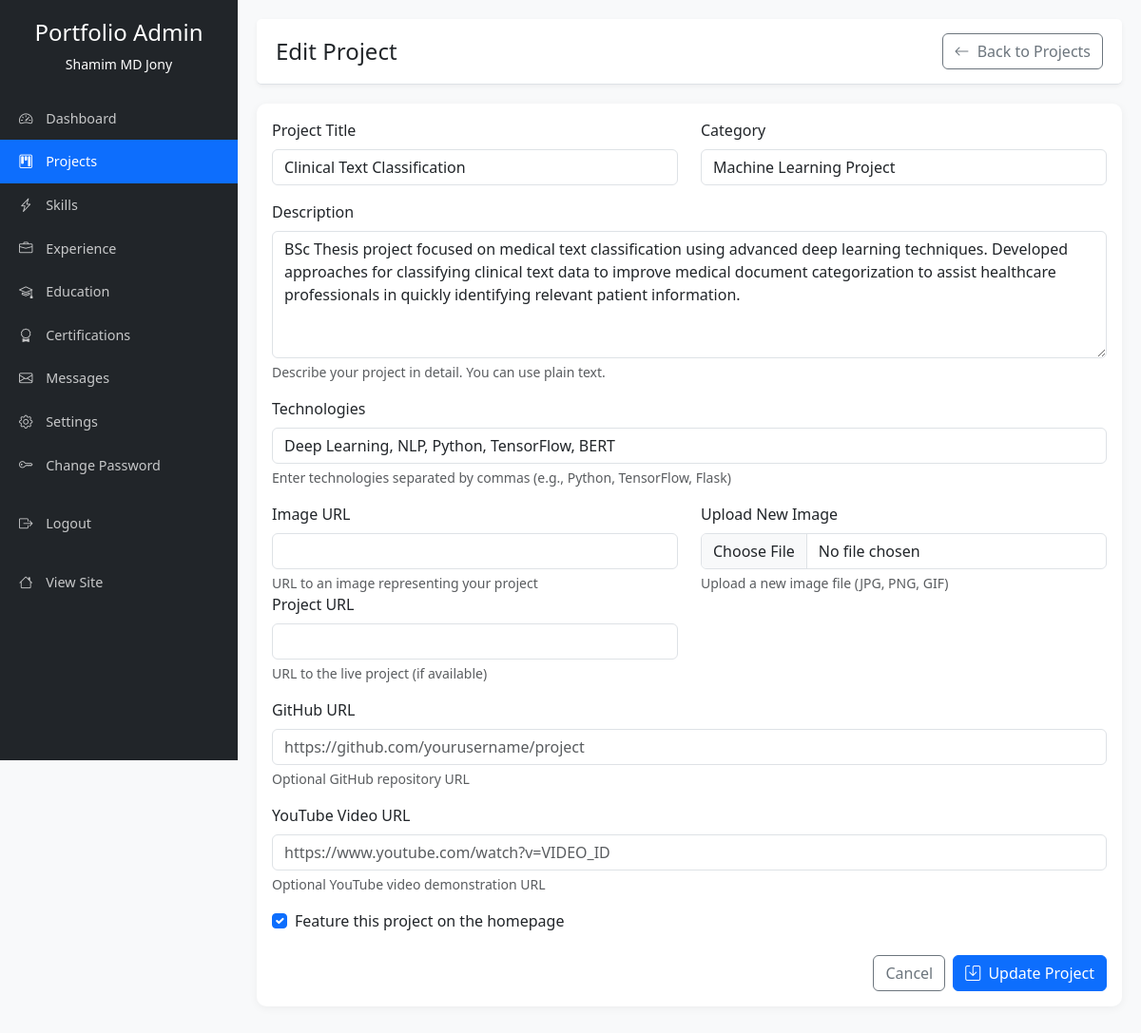
Page /dashboard/projects/edit/2 (signed in) on the committed database.
### models.py (models this page shows)
class Project(db.Model):
    id = db.Column(db.Integer, primary_key=True)
    title = db.Column(db.String(100), nullable=False)
    category = db.Column(db.String(50), nullable=False)  # e.g., 'ml', 'llm', 'web', 'other'
    description = db.Column(db.Text, nullable=False)
    technologies = db.Column(db.String(255))  # Comma-separated list of technologies used
    image_url = db.Column(db.String(255))  # URL to project image
    project_url = db.Column(db.String(255))  # Live demo URL
    github_url = db.Column(db.String(255))  # GitHub repository URL
    youtube_url = db.Column(db.String(255))  # YouTube video URL
    featured = db.Column(db.Boolean, default=False)  # Whether to feature on homepage
    created_at = db.Column(db.DateTime, default=datetime.utcnow)
    updated_at = db.Column(db.DateTime, default=datetime.utcnow, onupdate=datetime.utcnow)

### app.py (the view, shortened to what this page needs)
@app.route('/dashboard/projects/edit/<int:id>', methods=['GET', 'POST'])
@login_required
def edit_project(id):
    project = Project.query.get_or_404(id)
    form = ProjectForm(obj=project)
    return render_template('admin/projects/edit.html', form=form, project=project)

### forms.py
class ProjectForm(FlaskForm):
    title = StringField('Project Title', validators=[DataRequired(), Length(max=100)])
    category = SelectField('Category', choices=[
        ('llm', 'LLM Project'),
        ('ml', 'Machine Learning Project'),
        ('web', 'Web Development'),
        ('other', 'Other')
    ], validators=[DataRequired()])
    description = TextAreaField('Description', validators=[DataRequired()])
    technologies = StringField('Technologies Used', validators=[DataRequired(), Length(max=255)])
    image_url = StringField('Image URL', validators=[Optional(), URL()])
    image_upload = FileField('Upload Image', validators=[Optional(), FileAllowed(['jpg', 'jpeg', 'png', 'gif'], 'Images only!')])
    project_url = StringField('Project URL', validators=[Optional(), URL()])
    github_url = StringField('GitHub URL', validators=[Optional(), URL()])
    youtube_url = StringField('YouTube Video URL', validators=[Optional(), URL()])
    featured = BooleanField('Featured Project')

### app.py (called while the page is built)
@login_manager.user_loader
def load_user(user_id):
    return User.query.get(int(user_id))

@app.before_request
def track_visitor():
    if request.method == 'GET' and not request.path.startswith('/dashboard') and not request.path.startswith('/admin') and not request.path.startswith('/static'):
        try:
            visitor = Visitor(
                page=request.path,
                ip_address=request.remote_addr,
                user_agent=request.user_agent.string if request.user_agent else None,
                referrer=request.referrer
            )
            db.session.add(visitor)
            db.session.commit()
        except Exception as e:
            print(f"Error tracking visitor: {e}")
            db.session.rollback()

### templates/admin/projects/edit.html (shortened to what this page needs)
{% extends 'admin/base.html' %}
{% block header_title %}Edit Project{% endblock %}
{% block header_actions %}
<a href="{{ url_for('manage_projects') }}" class="btn btn-outline-secondary">
    <i class="bi bi-arrow-left me-1"></i> Back to Projects
</a>
{% endblock %}
{% block content %}
<div class="card">
    <div class="card-body">
        <form method="POST" action="{{ url_for('edit_project', id=project.id) }}" enctype="multipart/form-data">
            <div class="row mb-3">
                <div class="col-md-6">
                    <label for="title" class="form-label">Project Title</label>
                    {{ form.title(class="form-control" + (" is-invalid" if form.title.errors else "")) }}
                </div>
                <div class="col-md-6">
                    <label for="category" class="form-label">Category</label>
                    {{ form.category(class="form-control" + (" is-invalid" if form.category.errors else "")) }}
                </div>
            </div>
            <div class="mb-3">
                <label for="description" class="form-label">Description</label>
                {{ form.description(class="form-control" + (" is-invalid" if form.description.errors else ""), rows=5) }}
                <div class="form-text">Describe your project in detail. You can use plain text.</div>
            </div>
            <div class="mb-3">
                <label for="technologies" class="form-label">Technologies</label>
                {{ form.technologies(class="form-control" + (" is-invalid" if form.technologies.errors else "")) }}
                <div class="form-text">Enter technologies separated by commas (e.g., Python, TensorFlow, Flask)</div>
            </div>
            <div class="row mb-3">
                <div class="col-md-6">
                    <label for="image_url" class="form-label">Image URL</label>
                    {{ form.image_url(class="form-control" + (" is-invalid" if form.image_url.errors else "")) }}
                    <div class="form-text">URL to an image representing your project</div>
                </div>
                <div class="col-md-6">
                    <label for="image_upload" class="form-label">Upload New Image</label>
                    {{ form.image_upload(class="form-control" + (" is-invalid" if form.image_upload.errors else "")) }}
                    <div class="form-text">Upload a new image file (JPG, PNG, GIF)</div>
                </div>
                <div class="col-md-6">
                    <label for="project_url" class="form-label">Project URL</label>
                    {{ form.project_url(class="form-control" + (" is-invalid" if form.project_url.errors else "")) }}
                    <div class="form-text">URL to the live project (if available)</div>
                </div>
            </div>
            <div class="mb-3">
                <label for="github_url" class="form-label">GitHub URL</label>
                {{ form.github_url(class="form-control" + (" is-invalid" if form.github_url.errors else ""), placeholder="https://github.com/yourusername/project") }}
                <div class="form-text">Optional GitHub repository URL</div>
            </div>
            <div class="mb-3">
                <label for="youtube_url" class="form-label">YouTube Video URL</label>
                {{ form.youtube_url(class="form-control" + (" is-invalid" if form.youtube_url.errors else ""), placeholder="https://www.youtube.com/watch?v=VIDEO_ID") }}
                <div class="form-text">Optional YouTube video demonstration URL</div>
            </div>
            <div class="mb-4">
                <div class="form-check">
                    {{ form.featured(class="form-check-input") }}
                    <label class="form-check-label" for="featured">
                        Feature this project on the homepage
                    </label>
                </div>
            </div>
            <div class="d-flex justify-content-end">
                <a href="{{ url_for('manage_projects') }}" class="btn btn-outline-secondary me-2">Cancel</a>
                <button type="submit" class="btn btn-primary">
                    <i class="bi bi-save me-1"></i> Update Project
                </button>
            </div>
        </form>
    </div>
</div>
{% endblock %}

### templates/admin/base.html (style rules this page uses)
body { font-family: 'Segoe UI', Tahoma, Geneva, Verdana, sans-serif; background-color: #f8f9fa; }
.card { border: none; border-radius: 10px; box-shadow: 0 2px 10px rgba(0, 0, 0, 0.05); margin-bottom: 20px; }
.btn-primary { background-color: #0d6efd; border-color: #0d6efd; }

### rows in the picture
Project: title "Clinical Text Classification", category "Machine Learning Project", description "BSc Thesis project focused on medical text classification using advanced deep learning techniques. Developed approaches for classifying clinical text data to improve medical document categorization to assist healthcare professionals in quickly identifying relevant patient information.", technologies "Deep Learning, NLP, Python, TensorFlow, BERT", featured "☑"
